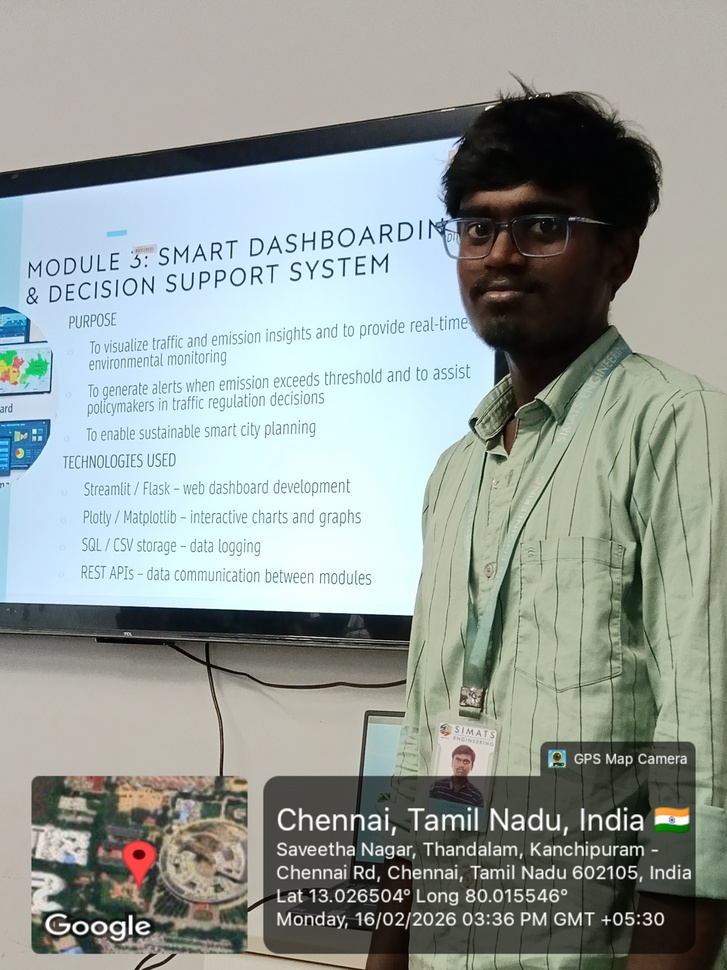
#> input picture review 1 photo.jpg, 727 x 970 px, shrunk from 2448 x 3264 before the run
$ jupyter execute 'activity_2_(Contour_Based_Edge_Detection).ipynb'
#> lines starting #> are read from the running program, lines starting #| are printed output that depends on the picture; after the words box and inside, x2 and y2 are one past the last pixel; in counts of white or black regions, pixels touching at a corner belong together
<a href="https://colab.research.google.com/github/Loganath399/Computer-Vision-with-OpenCV-for-Modern-AI/blob/main/activity_2_(Contour_Based_Edge_Detection).ipynb" target="_parent"></a>

[cell 1]
# Step 1: Import Libraries
import cv2
import numpy as np
from google.colab import files
from matplotlib import pyplot as plt

# Step 2: Upload Image
uploaded = files.upload()
#> the answer given: review 1 photo.jpg

# Get uploaded file name
image_path = list(uploaded.keys())[0]

# Step 3: Read Image
img = cv2.imread(image_path)
#> img is the input picture: shape (970, 727, 3); mean B, G, R 153.1, 157.1, 148.9
img_rgb = cv2.cvtColor(img, cv2.COLOR_BGR2RGB)

# Step 4: Convert to Grayscale
gray = cv2.cvtColor(img, cv2.COLOR_BGR2GRAY)
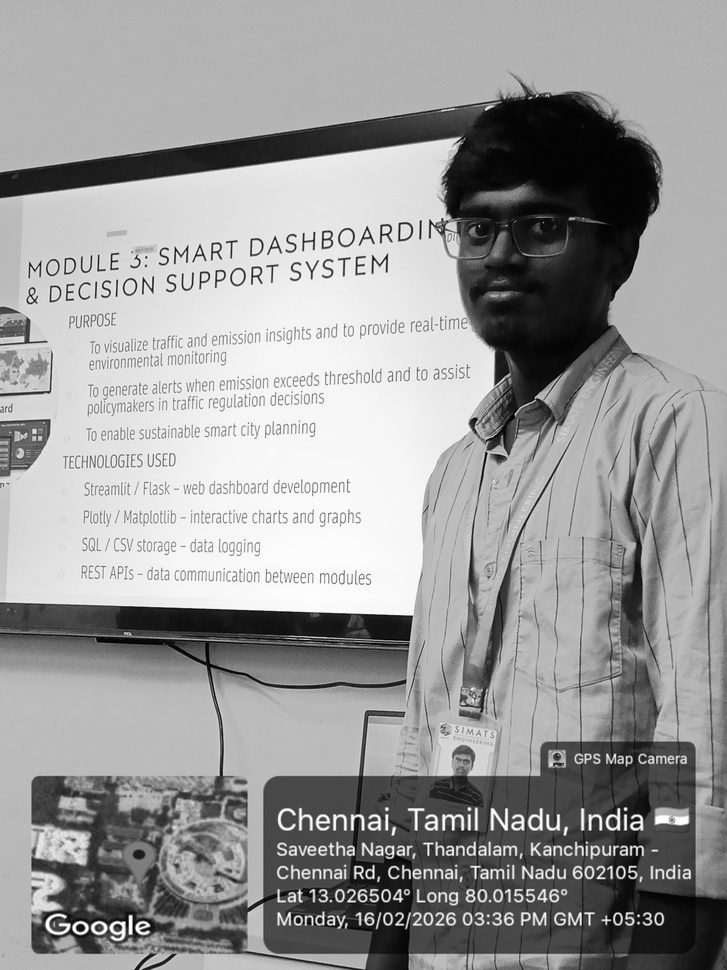
#> gray: shape (970, 727); min 0, max 255, mean 154.2

# Step 5: Apply Gaussian Blur (to remove noise)
blur = cv2.GaussianBlur(gray, (5,5), 0)

# Step 6: Edge Detection using Canny
edges = cv2.Canny(blur, 100, 200)
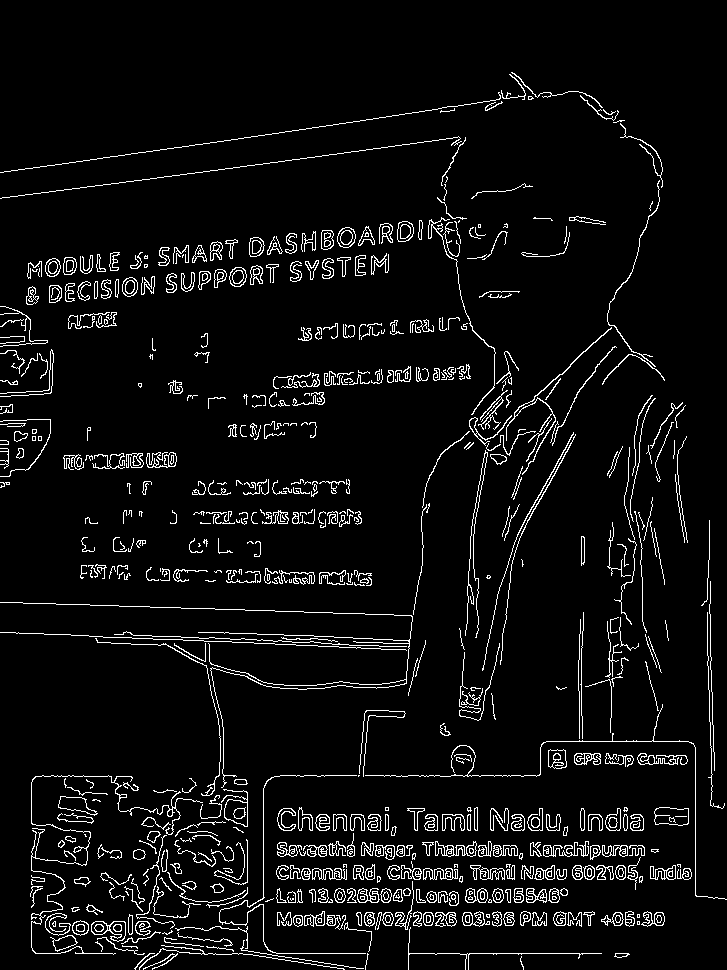
#> edges: shape (970, 727); 5.5% white in thin lines or dots

# Step 7: Find Contours
contours, hierarchy = cv2.findContours(edges, cv2.RETR_EXTERNAL, cv2.CHAIN_APPROX_SIMPLE)
#> contours = 590 contours, 386 with area under 20; largest, box (x1, y1, x2, y2) and area: (654, 807, 689, 826) 532, (221, 789, 248, 827) 502, (91, 921, 126, 942) 436, (58, 796, 98, 816) 377, (435, 841, 477, 857) 326

# Step 8: Draw Contours on Original Image
contour_img = img_rgb.copy()
cv2.drawContours(contour_img, contours, -1, (0,255,0), 1)
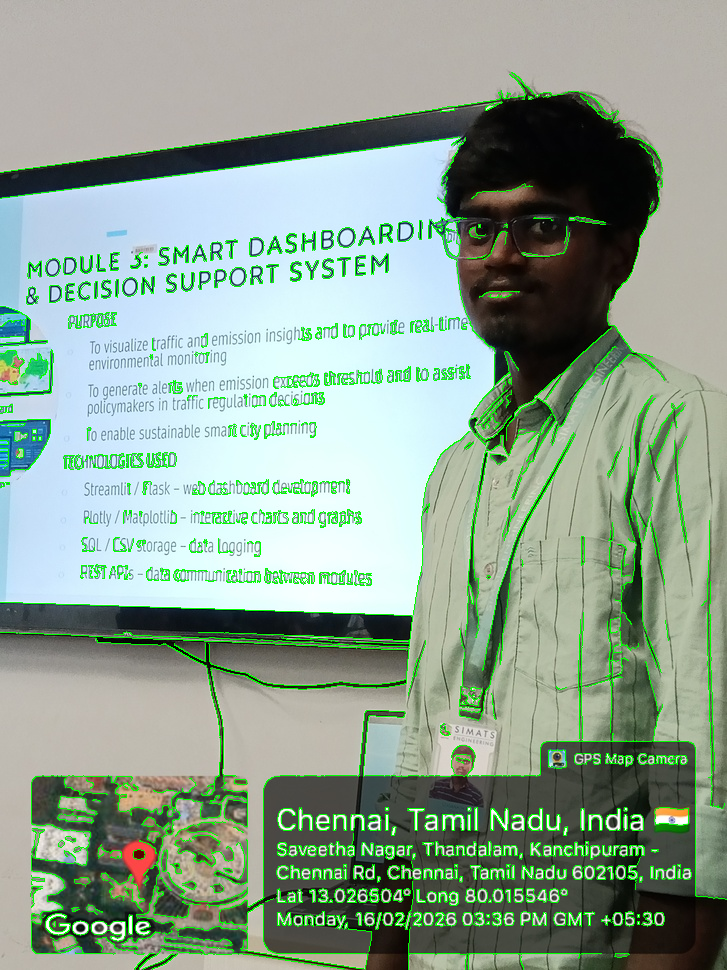
#> contour_img: shape (970, 727, 3); mean R, G, B 142, 162.7, 145.9

# Step 9: Show Results
plt.figure(figsize=(12,5))

plt.subplot(1,3,1)
plt.title("Original Image")
plt.imshow(img_rgb)
plt.axis('off')

plt.subplot(1,3,2)
plt.title("Canny Edges")
plt.imshow(edges, cmap='gray')
plt.axis('off')

plt.subplot(1,3,3)
plt.title("Contours")
plt.imshow(contour_img)
plt.axis('off')

plt.show()
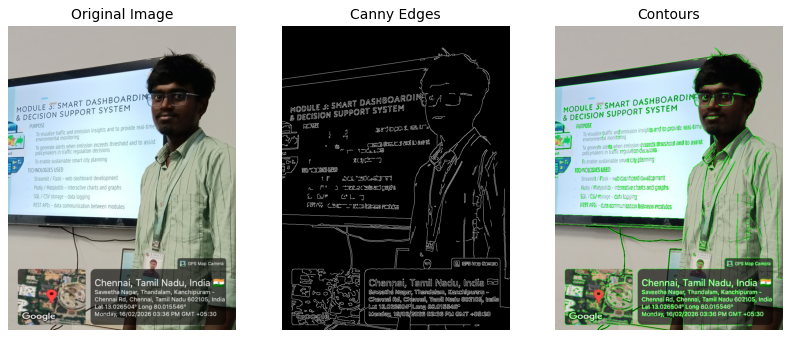
#> figure drawn by matplotlib, 3 panels

$ run again, on review photo.jpg
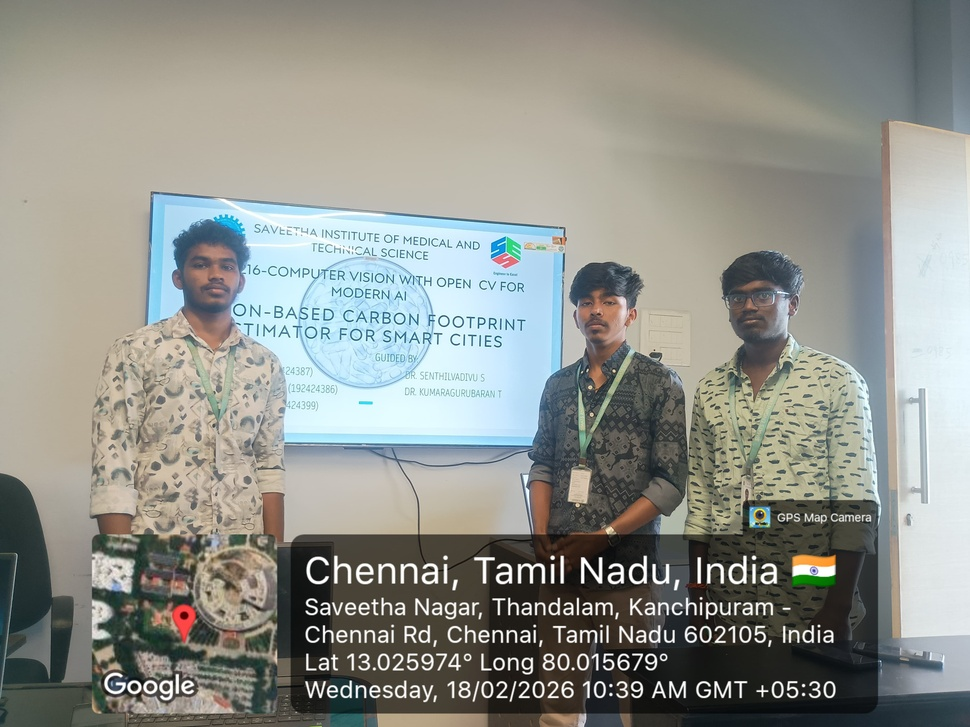
#> input picture review photo.jpg, 970 x 727 px, shrunk from 4080 x 3060 before the run
#> img is the input picture: shape (727, 970, 3); mean B, G, R 139.6, 145.9, 143.6
#> `edges = cv2.Canny(blur, 100, 200)`:
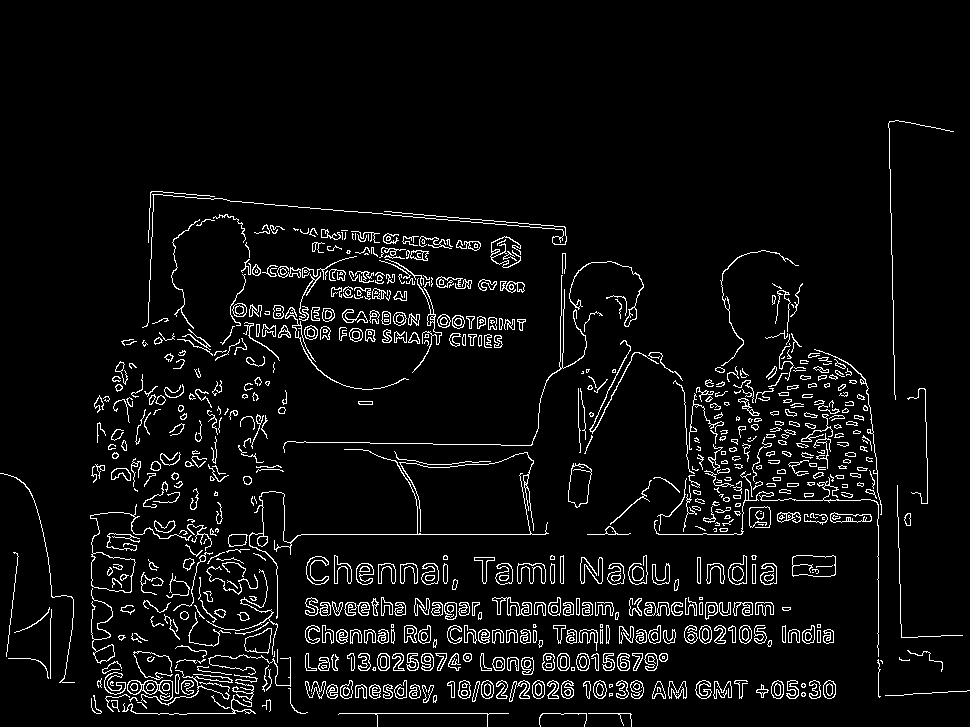
#> edges: shape (727, 970); 5.5% white in thin lines or dots, all inside (x1, y1, x2, y2) = (0, 120, 970, 727)
#> contours = 699 contours, 399 with area under 20; largest, box (x1, y1, x2, y2) and area: (90, 504, 192, 593) 1408, (792, 555, 836, 577) 843, (568, 463, 592, 508) 745, (244, 628, 272, 654) 452, (728, 555, 747, 585) 362
#> contour_img: shape (727, 970, 3); mean R, G, B 136.9, 151.5, 132.8
#> `plt.show()`:
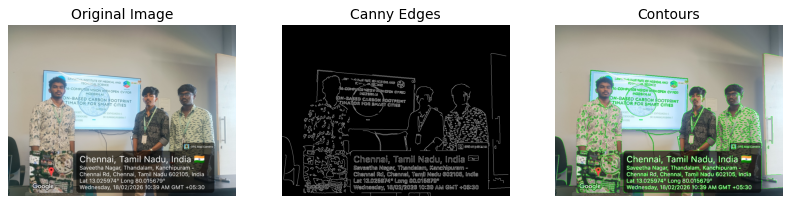
#> figure drawn by matplotlib, 3 panels

$ run again, on activity 1(14.02.2026).png
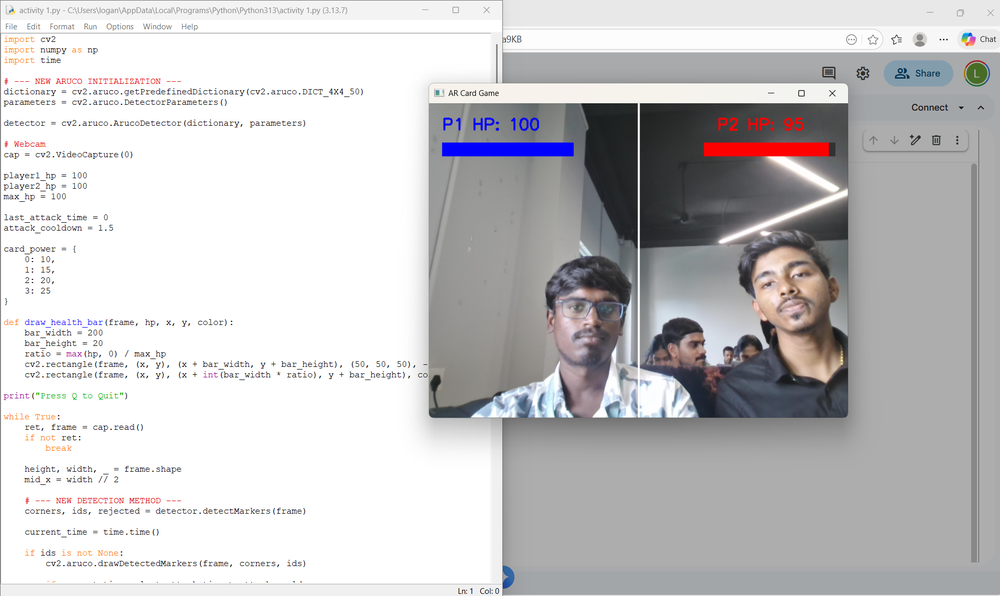
#> input picture activity 1(14.02.2026).png, 1000 x 596 px, shrunk from 1909 x 1137 before the run
#> img is the input picture: shape (596, 1000, 3); mean B, G, R 198.5, 197.3, 198.5
#> `edges = cv2.Canny(blur, 100, 200)`:
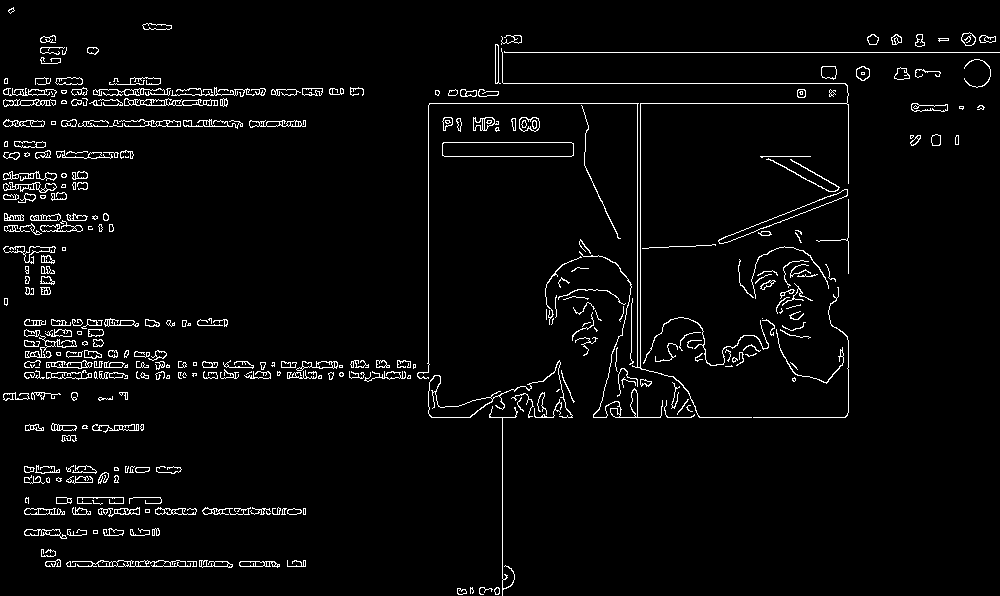
#> edges: shape (596, 1000); 3.5% white in thin lines or dots
#> contours = 330 contours, 183 with area under 20; largest, box (x1, y1, x2, y2) and area: (442, 142, 574, 157) 1829, (428, 360, 573, 418) 1000, (718, 189, 848, 244) 791, (72, 560, 191, 567) 396, (124, 98, 218, 106) 371
#> contour_img: shape (596, 1000, 3); mean R, G, B 192.3, 199.5, 192.3
#> `plt.show()`:
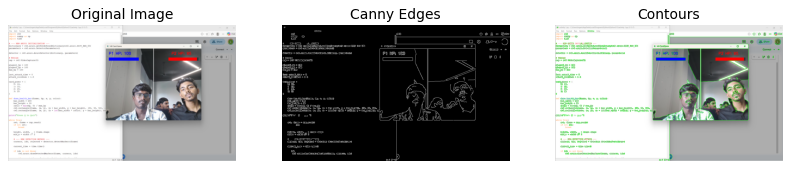
#> figure drawn by matplotlib, 3 panels
